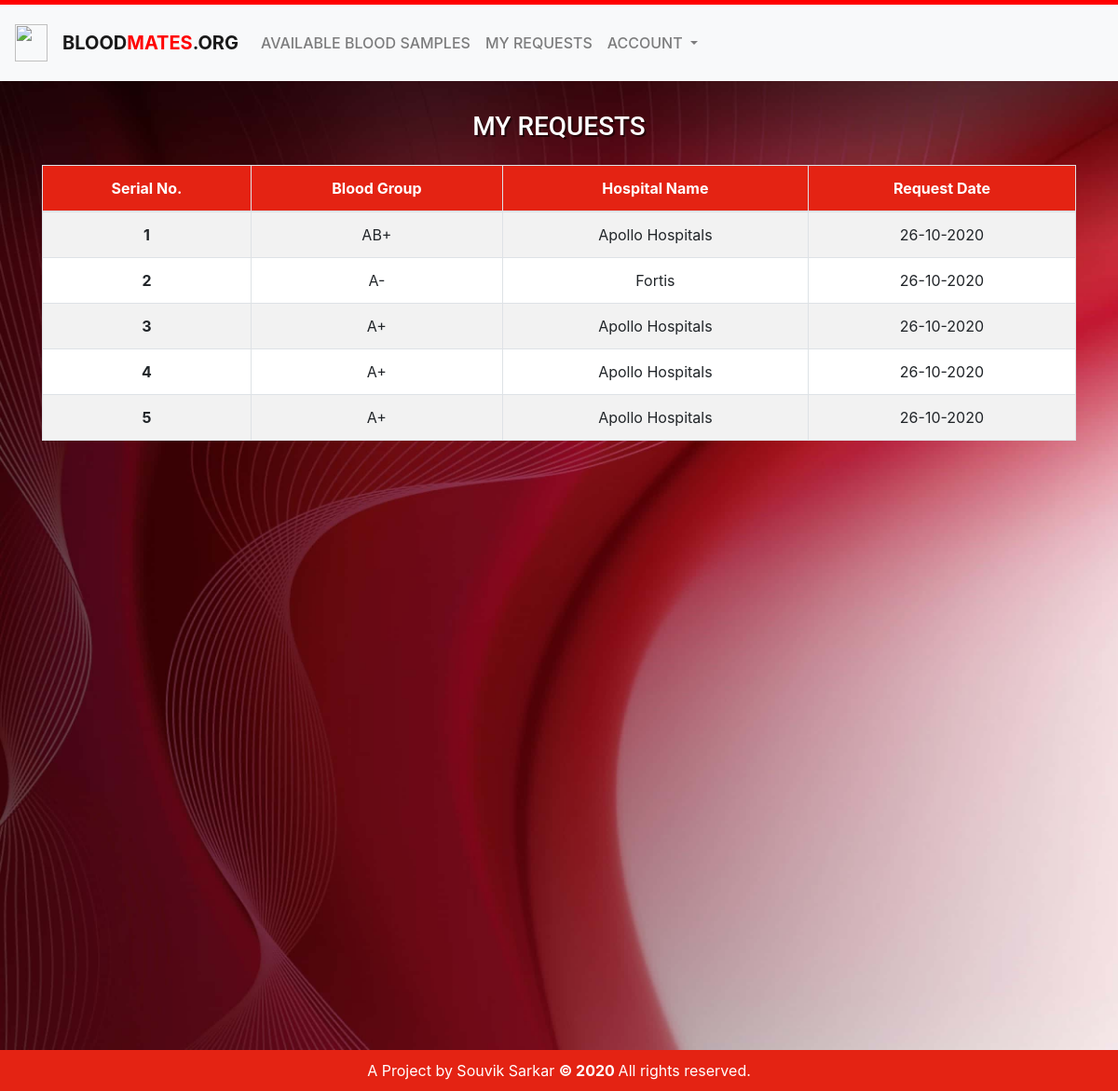
The app's page /my_requests.php (signed in) with its own data.
### tables this page shows
CREATE TABLE `requested_samples` (
  `id` int(20) NOT NULL,
  `hospital_name` varchar(30) NOT NULL,
  `registration_no` varchar(20) NOT NULL,
  `blood_group` varchar(5) NOT NULL,
  `requested_by` varchar(30) NOT NULL,
  `request_date` date NOT NULL DEFAULT current_timestamp()
);

CREATE TABLE `hospitals` (
  `id` int(11) NOT NULL,
  `hospital_name` varchar(50) NOT NULL,
  `registration_no` varchar(15) NOT NULL,
  `email` varchar(20) NOT NULL,
  `phn_no` varchar(13) NOT NULL,
  `password` varchar(70) NOT NULL,
  `address` varchar(30) NOT NULL,
  `state` varchar(15) NOT NULL,
  `city` varchar(15) NOT NULL,
  `zip` int(10) NOT NULL
);

### my_requests.php (the view, shortened to what this page needs)
<?php
    include("config.php");
    $email = $_SESSION['email'];
     $query = "SELECT * FROM requested_samples WHERE requested_by = '$email' ORDER BY id desc";
     $result = mysqli_query($con,$query);
?>
<!DOCTYPE html>
<html lang="en">
<head>
    <link rel="stylesheet" href="assets\css\index.css">
</head>
<?php include("header.php"); ?>
<body>
    <div class="showcase-hospital-registration">
        <div class="showcase-view-request-content">
            <div class="container">
                <div class="table-div mx-auto text-center table-striped">
                    <div class="table-responsive">
                        <h3 class="text-center hero">MY REQUESTS</h3>
                        <table class="table table-bordered">
                            <thead class="thead-red">
                                <th scope="col">Serial No.</th>
                                <th scope="col">Blood Group</th>
                                <th scope="col">Hospital Name</th>
                                <th scope="col">Request Date</th>
                            </thead>
                            <tbody class="tbody-white">
                                <?php
                                    $i = 1;
                                    if(mysqli_num_rows($result)>=1)
                                    {
                                        while($row = $result->fetch_assoc())
                                        {
                                            $regNo = $row['registration_no'];
                                            $query1 = "SELECT hospital_name FROM hospitals WHERE registration_no = '$regNo'";
                                            $hospitalNameResult = mysqli_query($con,$query1);
                                            $row2 = $hospitalNameResult -> fetch_assoc();
                                            $date = date("d-m-Y", strtotime($row['request_date']));
                                            echo '
                                            <tr>
                                            <th scope="row">'.$i.'</th>
                                            <td>'.$row['blood_group'].'</td>
                                            <td>'.$row2['hospital_name'].'</td>
                                            <td>'.$date.'</td>
                                            </tr>';
                                            $i++;
                                        }
                                    }
                                    else
                                        echo '<tr>
                                        <td colspan="4">No records to show</td>
                                        </tr>';
                                ?>
                            </tbody>
                        </table>
                    </div>
                </div>
            </div>
        </div>
    </div>
</body>
<?php include("footer.php");?>
</html>

### assets/css/index.css (style rules this page uses)
* { padding: 0px; margin: 0px; box-sizing: border-box; }
.thead-red { background-color: #e42313; color: white; }
.tbody-white { background-color: white; }
.hero { padding-top: 2rem; padding-bottom: 1rem; color: white; font-family: "Roboto", sans-serif; text-shadow: 2px 2px rgba(0, 0, 0, 0.5); }
.showcase-view-request-content { background: url("../../images/redcross1.jpg"); background-repeat: no-repeat; background-size: cover; height: 130vh; }

### assets/css/header.css (style rules this page uses)
* { margin: 0px; padding: 0px; }

### records on screen
requested_samples: blood_group "AB+", hospitals.hospital_name "Apollo Hospitals", request_date "26-10-2020"
requested_samples: blood_group "A-", hospitals.hospital_name "Fortis", request_date "26-10-2020"
requested_samples: blood_group "A+", hospitals.hospital_name "Apollo Hospitals", request_date "26-10-2020"
requested_samples: blood_group "A+", hospitals.hospital_name "Apollo Hospitals", request_date "26-10-2020"
requested_samples: blood_group "A+", hospitals.hospital_name "Apollo Hospitals", request_date "26-10-2020"
